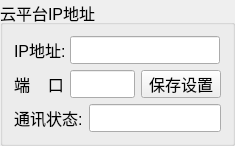
  <widget class="QGroupBox" name="cloudIPSetBox">
   <property name="geometry">
    <rect>
     <x>320</x>
     <y>380</y>
     <width>235</width>
     <height>138</height>
    </rect>
   </property>
   <property name="font">
    <font>
     <pointsize>12</pointsize>
    </font>
   </property>
   <property name="title">
    <string>云平台IP地址</string>
   </property>
   <layout class="QVBoxLayout" name="verticalLayout_5">
    <item>
     <layout class="QHBoxLayout" name="horizontalLayout_17">
      <item>
       <widget class="QLabel" name="label_Hostip">
        <property name="minimumSize">
         <size>
          <width>50</width>
          <height>28</height>
         </size>
        </property>
        <property name="maximumSize">
         <size>
          <width>50</width>
          <height>28</height>
         </size>
        </property>
        <property name="font">
         <font>
          <pointsize>12</pointsize>
         </font>
        </property>
        <property name="text">
         <string>IP地址:</string>
        </property>
       </widget>
      </item>
      <item>
       <widget class="QLineEdit" name="m_hostip">
        <property name="sizePolicy">
         <sizepolicy hsizetype="Expanding" vsizetype="Preferred">
          <horstretch>0</horstretch>
          <verstretch>0</verstretch>
         </sizepolicy>
        </property>
        <property name="minimumSize">
         <size>
          <width>150</width>
          <height>28</height>
         </size>
        </property>
        <property name="maximumSize">
         <size>
          <width>150</width>
          <height>28</height>
         </size>
        </property>
        <property name="font">
         <font>
          <pointsize>12</pointsize>
         </font>
        </property>
        <property name="echoMode">
         <enum>QLineEdit::Normal</enum>
        </property>
       </widget>
      </item>
     </layout>
    </item>
    <item>
     <layout class="QHBoxLayout" name="horizontalLayout_5">
      <item>
       <widget class="QLabel" name="label_com">
        <property name="minimumSize">
         <size>
          <width>50</width>
          <height>28</height>
         </size>
        </property>
        <property name="maximumSize">
         <size>
          <width>50</width>
          <height>28</height>
         </size>
        </property>
        <property name="font">
         <font>
          <pointsize>12</pointsize>
         </font>
        </property>
        <property name="text">
         <string>端    口:</string>
        </property>
       </widget>
      </item>
      <item>
       <widget class="QLineEdit" name="m_com">
        <property name="sizePolicy">
         <sizepolicy hsizetype="Expanding" vsizetype="Preferred">
          <horstretch>0</horstretch>
          <verstretch>0</verstretch>
         </sizepolicy>
        </property>
        <property name="minimumSize">
         <size>
          <width>60</width>
          <height>28</height>
         </size>
        </property>
        <property name="maximumSize">
         <size>
          <width>70</width>
          <height>28</height>
         </size>
        </property>
        <property name="font">
         <font>
          <pointsize>12</pointsize>
         </font>
        </property>
        <property name="echoMode">
         <enum>QLineEdit::Normal</enum>
        </property>
       </widget>
      </item>
      <item>
       <widget class="QPushButton" name="pushButton_saveCloudIP">
        <property name="sizePolicy">
         <sizepolicy hsizetype="Expanding" vsizetype="Preferred">
          <horstretch>0</horstretch>
          <verstretch>0</verstretch>
         </sizepolicy>
        </property>
        <property name="minimumSize">
         <size>
          <width>0</width>
          <height>28</height>
         </size>
        </property>
        <property name="maximumSize">
         <size>
          <width>80</width>
          <height>28</height>
         </size>
        </property>
        <property name="font">
         <font>
          <pointsize>12</pointsize>
         </font>
        </property>
        <property name="text">
         <string>保存设置</string>
        </property>
       </widget>
      </item>
     </layout>
    </item>
    <item>
     <layout class="QHBoxLayout" name="horizontalLayout_25">
      <item>
       <widget class="QLabel" name="label_cloudComStatus">
        <property name="minimumSize">
         <size>
          <width>0</width>
          <height>28</height>
         </size>
        </property>
        <property name="maximumSize">
         <size>
          <width>16777215</width>
          <height>28</height>
         </size>
        </property>
        <property name="font">
         <font>
          <pointsize>12</pointsize>
         </font>
        </property>
        <property name="text">
         <string>通讯状态:</string>
        </property>
       </widget>
      </item>
      <item>
       <widget class="QLineEdit" name="m_cloudComStatus">
        <property name="sizePolicy">
         <sizepolicy hsizetype="Expanding" vsizetype="Preferred">
          <horstretch>0</horstretch>
          <verstretch>0</verstretch>
         </sizepolicy>
        </property>
        <property name="minimumSize">
         <size>
          <width>0</width>
          <height>28</height>
         </size>
        </property>
        <property name="maximumSize">
         <size>
          <width>150</width>
          <height>28</height>
         </size>
        </property>
        <property name="font">
         <font>
          <pointsize>12</pointsize>
         </font>
        </property>
        <property name="echoMode">
         <enum>QLineEdit::Normal</enum>
        </property>
        <property name="readOnly">
         <bool>true</bool>
        </property>
       </widget>
      </item>
     </layout>
    </item>
   </layout>
  </widget>
